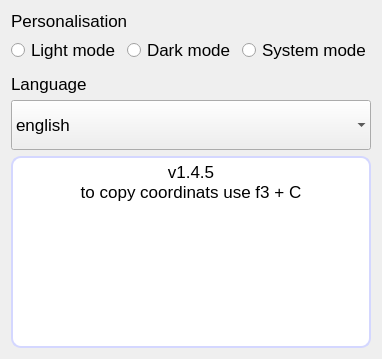
      <widget class="QWidget" name="tab_2">
       <property name="font">
        <font>
         <pointsize>13</pointsize>
        </font>
       </property>
       <attribute name="title">
        <string>Settings</string>
       </attribute>
       <layout class="QGridLayout" name="gridLayout_6">
        <item row="0" column="0">
         <layout class="QVBoxLayout" name="verticalLayout_2">
          <item>
           <layout class="QGridLayout" name="gridLayout_3">
            <item row="1" column="1">
             <widget class="QRadioButton" name="radioButton_dark">
              <property name="font">
               <font>
                <pointsize>13</pointsize>
               </font>
              </property>
              <property name="text">
               <string>Dark mode</string>
              </property>
             </widget>
            </item>
            <item row="1" column="0">
             <widget class="QRadioButton" name="radioButton_light">
              <property name="font">
               <font>
                <pointsize>13</pointsize>
               </font>
              </property>
              <property name="text">
               <string>Light mode</string>
              </property>
             </widget>
            </item>
            <item row="4" column="0" colspan="3">
             <widget class="QLabel" name="label_language">
              <property name="sizePolicy">
               <sizepolicy hsizetype="Expanding" vsizetype="Fixed">
                <horstretch>0</horstretch>
                <verstretch>0</verstretch>
               </sizepolicy>
              </property>
              <property name="maximumSize">
               <size>
                <width>700</width>
                <height>50</height>
               </size>
              </property>
              <property name="font">
               <font>
                <pointsize>13</pointsize>
               </font>
              </property>
              <property name="text">
               <string>Language</string>
              </property>
             </widget>
            </item>
            <item row="0" column="0" colspan="3">
             <widget class="QLabel" name="label_mode">
              <property name="sizePolicy">
               <sizepolicy hsizetype="Expanding" vsizetype="Fixed">
                <horstretch>0</horstretch>
                <verstretch>0</verstretch>
               </sizepolicy>
              </property>
              <property name="maximumSize">
               <size>
                <width>700</width>
                <height>50</height>
               </size>
              </property>
              <property name="font">
               <font>
                <pointsize>13</pointsize>
                <weight>50</weight>
                <italic>false</italic>
                <bold>false</bold>
                <underline>false</underline>
                <strikeout>false</strikeout>
                <kerning>true</kerning>
               </font>
              </property>
              <property name="text">
               <string>Personalisation</string>
              </property>
             </widget>
            </item>
            <item row="1" column="2">
             <widget class="QRadioButton" name="radioButton_system">
              <property name="font">
               <font>
                <pointsize>13</pointsize>
               </font>
              </property>
              <property name="text">
               <string>System mode</string>
              </property>
             </widget>
            </item>
            <item row="3" column="0" colspan="3">
             <spacer name="verticalSpacer_2">
              <property name="orientation">
               <enum>Qt::Vertical</enum>
              </property>
              <property name="sizeType">
               <enum>QSizePolicy::Fixed</enum>
              </property>
              <property name="sizeHint" stdset="0">
               <size>
                <width>20</width>
                <height>5</height>
               </size>
              </property>
             </spacer>
            </item>
           </layout>
          </item>
          <item>
           <layout class="QGridLayout" name="gridLayout_7">
            <item row="1" column="0">
             <widget class="QTextBrowser" name="textBrowser">
              <property name="sizePolicy">
               <sizepolicy hsizetype="Expanding" vsizetype="Expanding">
                <horstretch>0</horstretch>
                <verstretch>0</verstretch>
               </sizepolicy>
              </property>
              <property name="maximumSize">
               <size>
                <width>700</width>
                <height>450</height>
               </size>
              </property>
              <property name="font">
               <font>
                <pointsize>13</pointsize>
               </font>
              </property>
              <property name="styleSheet">
               <string notr="true"> QTextBrowser {
	border: 2px solid rgb(212, 215, 255);
	border-radius: 10px;
	padding-left: 5px;
	padding-right: 5px;
	background-color: rgb(255, 255, 255);
 }</string>
              </property>
              <property name="frameShape">
               <enum>QFrame::StyledPanel</enum>
              </property>
              <property name="html">
               <string>&lt;!DOCTYPE HTML PUBLIC &quot;-//W3C//DTD HTML 4.0//EN&quot; &quot;http://www.w3.org/TR/REC-html40/strict.dtd&quot;&gt;
&lt;html&gt;&lt;head&gt;&lt;meta name=&quot;qrichtext&quot; content=&quot;1&quot; /&gt;&lt;style type=&quot;text/css&quot;&gt;
p, li { white-space: pre-wrap; }
&lt;/style&gt;&lt;/head&gt;&lt;body style=&quot; font-family:'MS Shell Dlg 2'; font-size:13pt; font-weight:400; font-style:normal;&quot;&gt;
&lt;p align=&quot;center&quot; style=&quot; margin-top:0px; margin-bottom:0px; margin-left:0px; margin-right:0px; -qt-block-indent:0; text-indent:0px;&quot;&gt;v1.4.5&lt;/p&gt;
&lt;p align=&quot;center&quot; style=&quot; margin-top:0px; margin-bottom:0px; margin-left:0px; margin-right:0px; -qt-block-indent:0; text-indent:0px;&quot;&gt;to copy coordinats use f3 + C&lt;/p&gt;&lt;/body&gt;&lt;/html&gt;</string>
              </property>
             </widget>
            </item>
            <item row="0" column="0">
             <widget class="QComboBox" name="comboBox">
              <property name="sizePolicy">
               <sizepolicy hsizetype="Expanding" vsizetype="Fixed">
                <horstretch>0</horstretch>
                <verstretch>0</verstretch>
               </sizepolicy>
              </property>
              <property name="minimumSize">
               <size>
                <width>0</width>
                <height>50</height>
               </size>
              </property>
              <property name="maximumSize">
               <size>
                <width>700</width>
                <height>16777215</height>
               </size>
              </property>
              <property name="font">
               <font>
                <pointsize>13</pointsize>
                <underline>false</underline>
                <strikeout>false</strikeout>
                <kerning>true</kerning>
               </font>
              </property>
              <property name="acceptDrops">
               <bool>false</bool>
              </property>
              <property name="styleSheet">
               <string notr="true"/>
              </property>
              <property name="editable">
               <bool>false</bool>
              </property>
              <property name="currentIndex">
               <number>19</number>
              </property>
              <property name="insertPolicy">
               <enum>QComboBox::InsertAtBottom</enum>
              </property>
              <property name="duplicatesEnabled">
               <bool>false</bool>
              </property>
              <property name="frame">
               <bool>false</bool>
              </property>
              <item>
               <property name="text">
                <string>afrikaans</string>
               </property>
              </item>
              <item>
               <property name="text">
                <string>albanian</string>
               </property>
              </item>
              <item>
               <property name="text">
                <string>amharic</string>
               </property>
              </item>
              <item>
               <property name="text">
                <string>arabic</string>
               </property>
              </item>
              <item>
               <property name="text">
                <string>azerbaijani</string>
               </property>
              </item>
              <item>
               <property name="text">
                <string>basque</string>
               </property>
              </item>
              <item>
               <property name="text">
                <string>belarusian</string>
               </property>
              </item>
              <item>
               <property name="text">
                <string>bengali</string>
               </property>
              </item>
              <item>
               <property name="text">
                <string>bosnian</string>
               </property>
              </item>
              <item>
               <property name="text">
                <string>bulgarian</string>
               </property>
              </item>
              <item>
               <property name="text">
                <string>catalan</string>
               </property>
              </item>
              <item>
               <property name="text">
                <string>cebuano</string>
               </property>
              </item>
              <item>
               <property name="text">
                <string>chichewa</string>
               </property>
              </item>
              <item>
               <property name="text">
                <string>chinese (simplified)</string>
               </property>
              </item>
              <item>
               <property name="text">
                <string>chinese (traditional)</string>
               </property>
              </item>
              <item>
               <property name="text">
                <string>corsican</string>
               </property>
              </item>
              <item>
               <property name="text">
                <string>czech</string>
               </property>
              </item>
              <item>
               <property name="text">
                <string>danish</string>
               </property>
              </item>
              <item>
               <property name="text">
                <string>dutch</string>
               </property>
              </item>
              <item>
               <property name="text">
                <string>english</string>
               </property>
              </item>
              <item>
               <property name="text">
                <string>esperanto</string>
               </property>
              </item>
              <item>
               <property name="text">
                <string>estonian</string>
               </property>
              </item>
              <item>
               <property name="text">
                <string>filipino</string>
               </property>
              </item>
              <item>
               <property name="text">
                <string>finnish</string>
               </property>
              </item>
              <item>
               <property name="text">
                <string>french</string>
               </property>
              </item>
              <item>
               <property name="text">
                <string>galician</string>
               </property>
              </item>
              <item>
               <property name="text">
                <string>georgian</string>
               </property>
              </item>
              <item>
               <property name="text">
                <string>german</string>
               </property>
              </item>
              <item>
               <property name="text">
                <string>greek</string>
               </property>
              </item>
              <item>
               <property name="text">
                <string>gujarati</string>
               </property>
              </item>
              <item>
               <property name="text">
                <string>haitian creole</string>
               </property>
              </item>
              <item>
               <property name="text">
                <string>hausa</string>
               </property>
              </item>
              <item>
               <property name="text">
                <string>hawaiian</string>
               </property>
              </item>
              <item>
               <property name="text">
                <string>hebrew</string>
               </property>
              </item>
              <item>
               <property name="text">
                <string>hindi</string>
               </property>
              </item>
              <item>
               <property name="text">
                <string>hmong</string>
               </property>
              </item>
              <item>
               <property name="text">
                <string>hungarian</string>
               </property>
              </item>
              <item>
               <property name="text">
                <string>icelandic</string>
               </property>
              </item>
              <item>
               <property name="text">
                <string>igbo</string>
               </property>
              </item>
              <item>
               <property name="text">
                <string>indonesian</string>
               </property>
              </item>
              <item>
               <property name="text">
                <string>irish</string>
               </property>
              </item>
              <item>
               <property name="text">
                <string>italian</string>
               </property>
              </item>
              <item>
               <property name="text">
                <string>japanese</string>
               </property>
              </item>
              <item>
               <property name="text">
                <string>javanese</string>
               </property>
              </item>
              <item>
               <property name="text">
                <string>kannada</string>
               </property>
              </item>
              <item>
               <property name="text">
                <string>kazakh</string>
               </property>
              </item>
              <item>
               <property name="text">
                <string>khmer</string>
               </property>
              </item>
              <item>
               <property name="text">
                <string>korean</string>
               </property>
              </item>
              <item>
               <property name="text">
                <string>kurdish (kurmanji)</string>
               </property>
              </item>
              <item>
               <property name="text">
                <string>kyrgyz</string>
               </property>
              </item>
              <item>
               <property name="text">
                <string>lao</string>
               </property>
              </item>
              <item>
               <property name="text">
                <string>latin</string>
               </property>
              </item>
              <item>
               <property name="text">
                <string>latvian</string>
               </property>
              </item>
              <item>
               <property name="text">
                <string>lithuanian</string>
               </property>
              </item>
              <item>
               <property name="text">
                <string>luxembourgish</string>
               </property>
              </item>
              <item>
               <property name="text">
                <string>macedonian</string>
               </property>
              </item>
              <item>
               <property name="text">
                <string>malagasy</string>
               </property>
              </item>
              <item>
               <property name="text">
                <string>malay</string>
               </property>
              </item>
              <item>
               <property name="text">
                <string>malayalam</string>
               </property>
              </item>
              <item>
               <property name="text">
                <string>maltese</string>
               </property>
              </item>
              <item>
               <property name="text">
                <string>maori</string>
               </property>
              </item>
              <item>
               <property name="text">
                <string>marathi</string>
               </property>
              </item>
              <item>
               <property name="text">
                <string>mongolian</string>
               </property>
              </item>
              <item>
               <property name="text">
                <string>myanmar (burmese)</string>
               </property>
              </item>
              <item>
               <property name="text">
                <string>nepali</string>
               </property>
              </item>
              <item>
               <property name="text">
                <string>norwegian</string>
               </property>
              </item>
              <item>
               <property name="text">
                <string>odia</string>
               </property>
              </item>
              <item>
               <property name="text">
                <string>pashto</string>
               </property>
              </item>
              <item>
               <property name="text">
                <string>persian</string>
               </property>
              </item>
              <item>
               <property name="text">
                <string>polish</string>
               </property>
              </item>
              <item>
               <property name="text">
                <string>portuguese</string>
               </property>
              </item>
              <item>
               <property name="text">
                <string>punjabi</string>
               </property>
              </item>
              <item>
               <property name="text">
                <string>romanian</string>
               </property>
              </item>
              <item>
               <property name="text">
                <string>russian</string>
               </property>
              </item>
              <item>
               <property name="text">
                <string>samoan</string>
               </property>
              </item>
              <item>
               <property name="text">
                <string>scots gaelic</string>
               </property>
              </item>
              <item>
               <property name="text">
                <string>serbian</string>
               </property>
              </item>
              <item>
               <property name="text">
                <string>sesotho</string>
               </property>
              </item>
              <item>
               <property name="text">
                <string>shona</string>
               </property>
              </item>
              <item>
               <property name="text">
                <string>sindhi</string>
               </property>
              </item>
              <item>
               <property name="text">
                <string>sinhala</string>
               </property>
              </item>
              <item>
               <property name="text">
                <string>slovak</string>
               </property>
              </item>
              <item>
               <property name="text">
                <string>slovenian</string>
               </property>
              </item>
              <item>
               <property name="text">
                <string>somali</string>
               </property>
              </item>
              <item>
               <property name="text">
                <string>spanish</string>
               </property>
              </item>
              <item>
               <property name="text">
                <string>sundanese</string>
               </property>
              </item>
              <item>
               <property name="text">
                <string>swahili</string>
               </property>
              </item>
              <item>
               <property name="text">
                <string>swedish</string>
               </property>
              </item>
              <item>
               <property name="text">
                <string>tajik</string>
               </property>
              </item>
              <item>
               <property name="text">
                <string>tamil</string>
               </property>
              </item>
              <item>
               <property name="text">
                <string>telugu</string>
               </property>
              </item>
              <item>
               <property name="text">
                <string>thai</string>
               </property>
              </item>
              <item>
               <property name="text">
                <string>turkish</string>
               </property>
              </item>
              <item>
               <property name="text">
                <string>ukrainian</string>
               </property>
              </item>
              <item>
               <property name="text">
                <string>urdu</string>
               </property>
              </item>
              <item>
               <property name="text">
                <string>uzbek</string>
               </property>
              </item>
              <item>
               <property name="text">
                <string>vietnamese</string>
               </property>
              </item>
              <item>
               <property name="text">
                <string>welsh</string>
               </property>
              </item>
              <item>
               <property name="text">
                <string>yiddish</string>
               </property>
              </item>
              <item>
               <property name="text">
                <string>zulu</string>
               </property>
              </item>
             </widget>
            </item>
           </layout>
          </item>
         </layout>
        </item>
       </layout>
      </widget>
